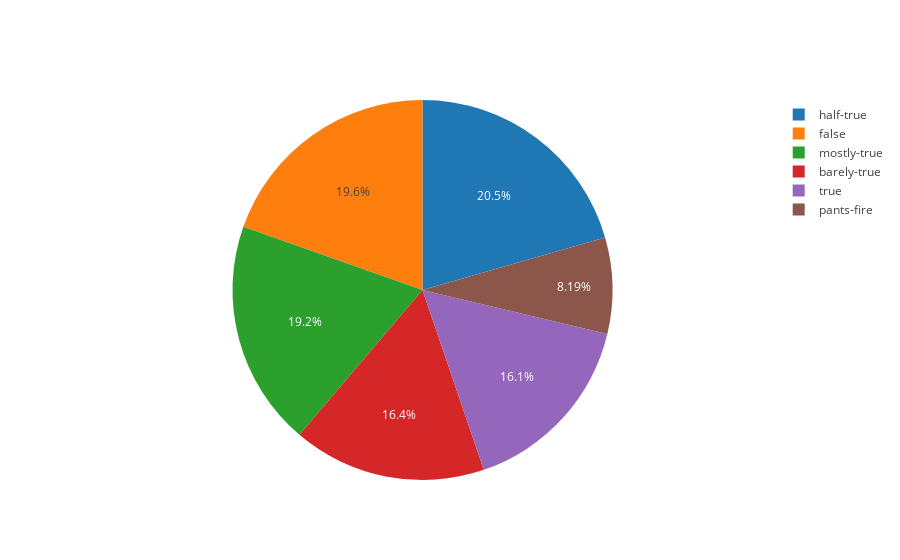

The notebook cell this image was saved under:
### Code cell
labels = Counter(pd.concat([data.df['train'].label, data.df['test'].label, data.df['validation'].label]).values)

chart = [go.Pie(
            labels = list(labels.keys()),
            values = list(labels.values()),
        )]

iplot(chart)

### Figure 1 — Plotly figure (JSON) as saved in the notebook; plotly's stock layout.template omitted (floating-point values rounded to 4 significant figures)
{"data": [{"labels": ["false", "half-true", "mostly-true", "true", "barely-true", "pants-fire"], "type": "pie", "uid": "f4d7f91e-ce55-4057-9bb7-ba549ff2c18c", "values": [2507, 2627, 2454, 2053, 2103, 1047]}], "layout": {}}
